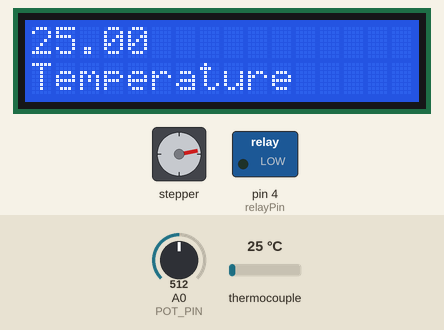
Simulated run of this sketch. Board: Arduino Uno, built with avr-gcc and run on an emulated ATmega328P. On the bench: 16×2 character LCD, stepper motor, switched loads named in the sketch (green lamp = pin HIGH). The test bench sets the inputs (shaded band); at power-on: thermocouple 25 °C, A0 (POT_PIN) = 512. Stepper angles assume 200 steps per turn; what the sketch prints to the serial monitor is not drawn.

Above: at 1.8 s.
1.9 s: thermocouple set to 22 °C
At 2.31 s:
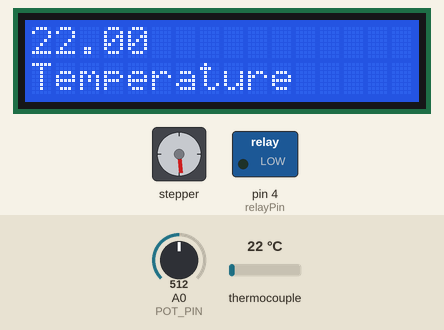
4.5 s: thermocouple set to 18 °C
At 5.31 s:
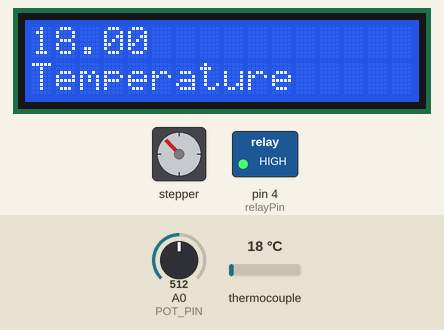
6.9 s: A0 (POT_PIN) set to 716
9.9 s: thermocouple set to 75 °C
At 10.12 s:
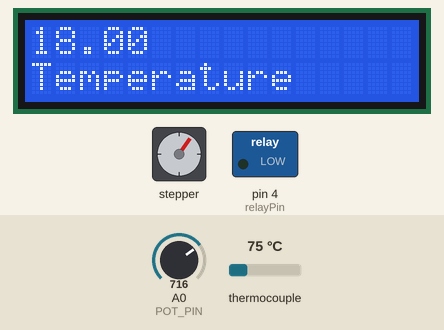
14.0 s: A0 (POT_PIN) set to 900
18.1 s: thermocouple set to 6 °C
At 19.16 s:
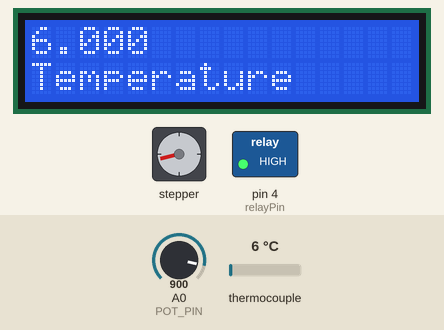
Timing chart, 0 to 23.2 s (numbered marks = the images above; inputs shaded):
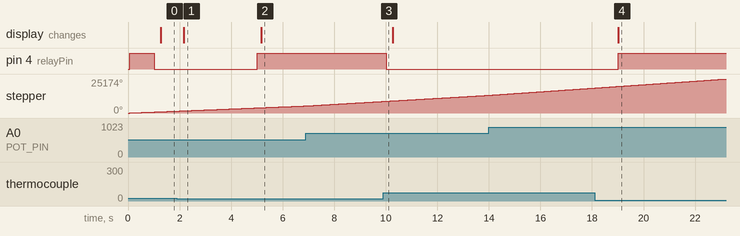

The sketch:

MAX6675_controller.ino
```cpp
/*
#include <AccelStepper.h>
#include <Wire.h>
#include <LiquidCrystal_I2C.h>
#include "max6675.h"
//Robojax.com heater/cooler with MAX6675 Thermocoupler
#define STEP_PIN 2
#define DIR_PIN 3
#define POT_PIN A0
int thermoCLK = 12;
int thermoCS = 11;
int thermoDO = 10;

MAX6675 thermocouple(thermoCLK, thermoCS, thermoDO);
LiquidCrystal_I2C lcd(0x27,16,2);
AccelStepper stepper(AccelStepper::DRIVER, STEP_PIN, DIR_PIN);
const int relayPin =4;
const int relayON = LOW;// do not change
const int relayOFF = HIGH; //do not chage
int relayState = relayOFF;//initial state of relay

const int TEMPERATURE_UNIT =1;//1=Celsius, 2=Fahrenheit, 3=Keliven
const float START_TEMPERATURE = 190;//unit above
const float STOP_TEMPERATURE = 220;//unit above
const int CONTROL_TYPE = 1;// 1= heater, 2=cooler
float temperature;
unsigned long previousMillis1 = 0;
unsigned long interval1 = 1000;
unsigned long previousMillis2 = 0;
unsigned long interval2 = 500;
int speed;

void setup() {
  //Robojax.com heater/cooler with MAX6675 Thermocoupler
  Serial.begin(9600);
   stepper.setMaxSpeed(1000);
  stepper.setAcceleration(500);
  lcd.init();
  lcd.backlight();
  Serial.println("MAX6675 test with relay");
  // use Arduino pins
   pinMode(POT_PIN, INPUT);
  pinMode(relayPin, OUTPUT);//pin for relay
  digitalWrite(relayPin, relayState);

  // wait for MAX chip to stabilize
  delay(500);
//Robojax.com heater/cooler with MAX6675 Thermocoupler
}

void loop() {


    if (millis() - previousMillis1 >= interval1) {
    previousMillis1 = millis();
    tempp();
  }

  if (millis() - previousMillis2 >= interval2) {
    previousMillis2 = millis();
    motor();
  }


}//loop

void loadControl()
{
//Robojax.com heater/cooler with MAX6675 Thermocoupler
     // Serial.print("Start: ");
     // Serial.print(START_TEMPERATURE);
     // Serial.print(" Stop: ");
      //Serial.println(STOP_TEMPERATURE);
  if(CONTROL_TYPE ==1)
  {
    if(START_TEMPERATURE >= temperature && STOP_TEMPERATURE >=temperature)
    {
      relayControl(relayON);
    }
    if(STOP_TEMPERATURE <=temperature)
    {
      relayControl(relayOFF);
    }
  }else{
    if(START_TEMPERATURE >= temperature && STOP_TEMPERATURE >=temperature)
    {
      relayControl(relayOFF);
    }
    if(STOP_TEMPERATURE <=temperature)
    {
      relayControl(relayON);
    }
  }

//Robojax.com heater/cooler with MAX6675 Thermocoupler
}//loadControl()


void relayControl(int state)
{
  //Robojax.com heater/cooler with MAX6675 Thermocoupler
  if(state ==relayON)
  {
    digitalWrite(relayPin, relayON);
    Serial.println("Relay ON");
  }else{
   digitalWrite(relayPin, relayOFF);
    Serial.println("Relay OFF");
  }
  //Robojax.com heater/cooler with MAX6675 Thermocoupler

}//relayControl()


void readTemperature()
{
 //Robojax.com heater/cooler with MAX6675 Thermocoupler

  if(TEMPERATURE_UNIT ==2)
   {
   temperature = thermocouple.readFahrenheit();//convert to Fahrenheit
   }else if(TEMPERATURE_UNIT ==3)
   {
    temperature = thermocouple.readCelsius() + 273.15;//convert to Kelvin
   }else{
    temperature = thermocouple.readCelsius();// return Celsius
   }
 //Robojax.com heater/cooler with MAX6675 Thermocoupler
}// readTemperature()


void printTemperature()
{
//Robojax.com heater/cooler with MAX6675 Thermocoupler
stepper.setSpeed(speed);
    stepper.runSpeed();
   Serial.print(temperature);
   if (temperature )
   lcd.setCursor(0,0);
   lcd.print(temperature);
   lcd.setCursor(1,1);
   lcd.print("temperature");
    printDegree();
  if(TEMPERATURE_UNIT ==2)
   {
     Serial.print("F");
    }else if(TEMPERATURE_UNIT ==3)
   {
     Serial.print("K");
   }else{
     Serial.print("C");
   }
  Serial.println();
//Robojax.com heater/cooler with MAX6675 Thermocoupler
}
//printTemperature()

void motor(){
    int potValue = analogRead(POT_PIN);
     speed = map(potValue, 0, 1023, 0, 1000);
    stepper.setSpeed(speed);
    stepper.runSpeed();
}

void tempp (){
   readTemperature();
   printTemperature();
   loadControl();
   if(temperature >=89.5)
   {
    ///
   }
  delay(1000);
}


void printDegree()
{
    Serial.print("\xC2");
    Serial.print("\xB0");
}


*/


#include <AccelStepper.h>
#include <Wire.h>
#include <LiquidCrystal_I2C.h>
#include "max6675.h"

#define STEP_PIN 2
#define DIR_PIN 3
#define POT_PIN A0

int thermoCLK = 12;
int thermoCS = 11;
int thermoDO = 10;

MAX6675 thermocouple(thermoCLK, thermoCS, thermoDO);
LiquidCrystal_I2C lcd(0x27, 16, 2);
AccelStepper stepper(AccelStepper::DRIVER, STEP_PIN, DIR_PIN);

const int relayPin = 4;
const int relayON = LOW;
const int relayOFF = HIGH;
int relayState = relayOFF;

const int TEMPERATURE_UNIT = 1;
const float START_TEMPERATURE = 20;
const float STOP_TEMPERATURE = 230;
const int CONTROL_TYPE = 1;
float temperature;

unsigned long previousMillisTemp = 0;
unsigned long intervalTemp = 1000; // Temperature reading interval

void setup() {
  Serial.begin(9600);
  stepper.setMaxSpeed(1000);
  stepper.setAcceleration(500);
  lcd.init();
  lcd.backlight();
  pinMode(POT_PIN, INPUT);
  pinMode(relayPin, OUTPUT);
  digitalWrite(relayPin, relayState);
}

void loop() {
  // Perform temperature reading and control every intervalTemp milliseconds
  unsigned long currentMillisTemp = millis();
  if (currentMillisTemp - previousMillisTemp >= intervalTemp) {
    previousMillisTemp = currentMillisTemp;
    readTemperature();
    printTemperature();
    loadControl();
  }

  // Stepper motor control
  int potValue = analogRead(POT_PIN);
  int speed = map(potValue, 0, 1023, 0, 1000);
  stepper.setSpeed(speed);
  stepper.runSpeed();
}

void loadControl() {
  if (CONTROL_TYPE == 1) {
    if (temperature >= START_TEMPERATURE && temperature <= STOP_TEMPERATURE) {
      relayControl(relayON);
    } else {
      relayControl(relayOFF);
    }
  } else {
    if (temperature >= START_TEMPERATURE && temperature <= STOP_TEMPERATURE) {
      relayControl(relayOFF);
    } else {
      relayControl(relayON);
    }
  }
}

void relayControl(int state) {
  if (state == relayON) {
    digitalWrite(relayPin, relayON);
    Serial.println("Relay ON");
  } else {
    digitalWrite(relayPin, relayOFF);
    Serial.println("Relay OFF");
  }
}

void readTemperature() {
  if (TEMPERATURE_UNIT == 2) {
    temperature = thermocouple.readFahrenheit();
  } else if (TEMPERATURE_UNIT == 3) {
    temperature = thermocouple.readCelsius() + 273.15;
  } else {
    temperature = thermocouple.readCelsius();
  }
}

void printTemperature() {
  Serial.print(temperature);
  lcd.setCursor(0, 0);
  lcd.print(temperature);
  lcd.setCursor(0, 1);
  lcd.print("Temperature");

  if (TEMPERATURE_UNIT == 2) {
    Serial.print("F");
  } else if (TEMPERATURE_UNIT == 3) {
    Serial.print("K");
  } else {
    Serial.print("C");
  }
  Serial.println();
}
```

Measured:
- the behaviour switches between 20 and 19 °C on thermocouple (found by bisection; images 1 and 2)
- after the input at 1.9 s, the display: changes after 0.27 s (image 1)
- after the input at 4.5 s, pin 4 (relayPin): LOW → HIGH after 0.52 s; the display: changes after 0.67 s (image 2)
- after the input at 9.9 s, pin 4 (relayPin): HIGH → LOW after 0.12 s
- after the input at 18.1 s, pin 4 (relayPin): LOW → HIGH after 0.92 s; the display: changes after 0.92 s (image 4)
